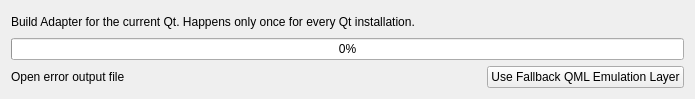
<?xml version="1.0" encoding="UTF-8"?>
<ui version="4.0">
 <class>QmlDesigner::PuppetBuildProgressDialog</class>
 <widget class="QDialog" name="QmlDesigner::PuppetBuildProgressDialog">
  <property name="geometry">
   <rect>
    <x>0</x>
    <y>0</y>
    <width>695</width>
    <height>99</height>
   </rect>
  </property>
  <property name="windowTitle">
   <string>Build Progress</string>
  </property>
  <property name="modal">
   <bool>true</bool>
  </property>
  <layout class="QVBoxLayout" name="verticalLayout">
   <item>
    <widget class="QLabel" name="label">
     <property name="text">
      <string>Build Adapter for the current Qt. Happens only once for every Qt installation.</string>
     </property>
    </widget>
   </item>
   <item>
    <widget class="QProgressBar" name="buildProgressBar">
     <property name="value">
      <number>0</number>
     </property>
    </widget>
   </item>
   <item>
    <layout class="QHBoxLayout" name="horizontalLayout">
     <item>
      <widget class="QLabel" name="openErrorOutputFileLabel">
       <property name="text">
        <string>Open error output file</string>
       </property>
       <property name="openExternalLinks">
        <bool>true</bool>
       </property>
       <property name="textInteractionFlags">
        <set>Qt::LinksAccessibleByKeyboard|Qt::LinksAccessibleByMouse</set>
       </property>
      </widget>
     </item>
     <item>
      <spacer name="horizontalSpacer">
       <property name="orientation">
        <enum>Qt::Horizontal</enum>
       </property>
       <property name="sizeHint" stdset="0">
        <size>
         <width>40</width>
         <height>20</height>
        </size>
       </property>
      </spacer>
     </item>
     <item>
      <widget class="QPushButton" name="useFallbackPuppetPushButton">
       <property name="text">
        <string>Use Fallback QML Emulation Layer</string>
       </property>
       <property name="autoDefault">
        <bool>false</bool>
       </property>
      </widget>
     </item>
    </layout>
   </item>
  </layout>
 </widget>
 <resources/>
 <connections/>
</ui>
